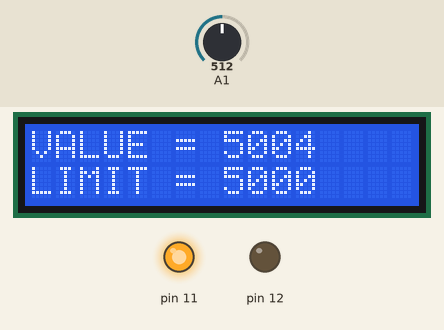
This sketch was run on a simulated Arduino Uno, built with avr-gcc and run on an emulated ATmega328P. Parts: 16×2 character LCD, output pins drawn as LEDs (lit = HIGH). Wiring (inferred from the names in the program): character LCD (HD44780): RS pin 8; E pin 9; data pin 0, pin 1, pin 2, pin 3, pin 4, pin 5, pin 6, pin 7. Inputs (shaded band) come from the test bench; at power-on: A1 = 512. Pins used as bus, display or sensor lines are not drawn.

Above: at 1.1 s.
1.2 s: A1 set to 496
At 1.9 s:
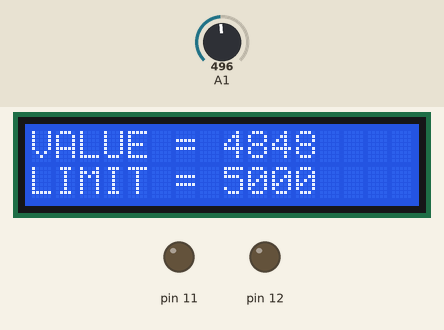
2.8 s: A1 set to 511
At 3.5 s:
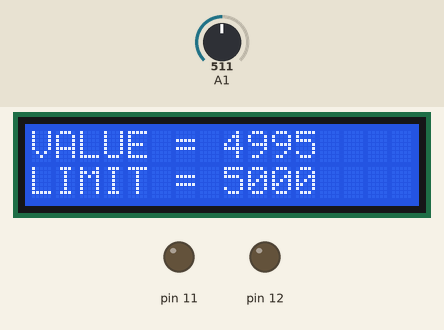
4.3 s: A1 set to 306
At 5.1 s:
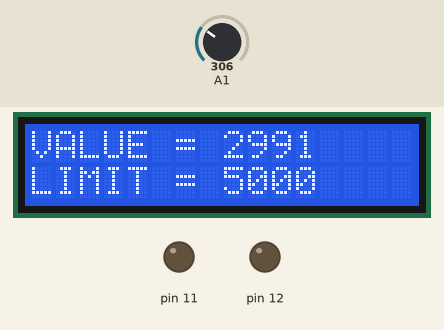
Timing chart, 0 to 7.3 s (numbered marks = the images above; inputs shaded):
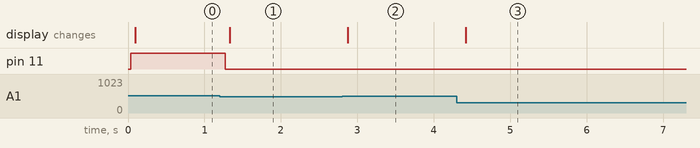

Measured:
- the behaviour switches between 512 and 511 on A1 (found by bisection; images 0 and 1)
- after the input at 1.2 s, pin 11: HIGH → LOW after 0.07 s; the display: changes after 0.13 s (image 1)
- after the input at 2.8 s, the display: changes after 0.07 s (image 2)
- after the input at 4.3 s, the display: changes after 0.12 s (image 3)

The sketch:

Project2.ino
```cpp
#include <util/delay.h>
#include "Lcd.h"
#include "LED.h"
#include "dio.h"
#include "Reg.h"
#include "Conv.h"

int main()

{
  //Initializing everything:

	LCD_Init();
  LED_Init();
  DIO_init();

  unsigned long pot_val;              //Potentiometer value
  unsigned long limit = 5000;         //Limit value
  int Button_ADD;
  int Button_SUB;
  unsigned char reading_buffer[5];    //LCD buffer
  unsigned char limit_buffer[5];      //LCD buffer limit

  while(1){

  Button_ADD = DIO_GPS('d',2);            //Assign digital pin 2 to button 1
  Button_SUB = DIO_GPS('d',3);            //Assign digital pin 3 to button 2

  pot_val = LED_Read(1);                  //Assign analog pin 1 to LCD
  unsigned long display_reading = round(((10000*pot_val)/1023));     //Simplify potentiometer value

  //BUTTONS:

  if(Button_ADD ==  HIGH)
  {
    if(limit<10000)
    {
      limit += 100;
    }
  }

  if(Button_SUB == HIGH)
  {
    if(limit>0)
    {
      limit -= 100;
    }
  }

  //LED on/off:

  if(display_reading > limit){
    DIO_SPS('b', 3 , 'h');
  }else {
    DIO_SPS('b', 3 , 'l');
  }

  //Convert numbers to string:

  Convert(display_reading, reading_buffer,10);
  Convert(limit, limit_buffer,10);

  //First LCD row:

  LCD_CMD(0x80);
	LCD_STR("VALUE = ");
  LCD_STR(reading_buffer);

  //Second LCD row:

  LCD_CMD(0xC0);
  LCD_STR("LIMIT = ");
  LCD_STR(limit_buffer);

  _delay_ms(250);
  }

	return 0;
}
```

Conv.h
```cpp
char*Convert(int num, char* str);
void reverse(char str[], int length);
```

Conv.ino
```cpp
void reverse(char str[], int length)
{
  int start = 0;
  int end = length - 1;
  while (start < end) {
      char temp = str[start];
      str[start] = str[end];
      str[end] = temp;
      end--;
      start++;
  }
}

char* Convert(int num, char* str, int base)
{
    int i = 0;
    bool isNegative = false;

    if (num == 0) {
        str[i++] = '0';
        str[i] = '\0';
        return str;
    }

    if (num < 0 && base == 10) {
        isNegative = true;
        num = -num;
    }

    while (num != 0) {
        int rem = num % base;
        str[i++] = (rem > 9) ? (rem - 10) + 'a' : rem + '0';
        num = num / base;
    }

    if (isNegative)
        str[i++] = '-';

    str[i] = '\0';

    reverse(str, i);

    return str;
}
```

LED.h
```cpp
void LED_Init(void);

unsigned short LED_Read(unsigned char channel);
```

LED.ino
```cpp
#include "LED.h"

void LED_Init(void)
{
    ADMUX = (1<<REFS0);
    ADCSRA = (1<<ADEN)|(1<<ADPS2)|(1<<ADPS1)|(1<<ADPS0);
}

unsigned short LED_Read(unsigned char ch)
{
  ch &= 0b00000111;
  ADMUX = (ADMUX & 0xF8)|ch;
  ADCSRA |= (1<<ADSC);
  while(ADCSRA & (1<<ADSC));
  return (ADC);
}
```

Reg.h
```cpp
//Set bit to 1

#define SET(reg, bit)    (reg |= (1<<bit))

//Set bit to 0

#define CLEAR(reg, bit)  (reg &= ~(1<<bit))

//Fetches Values from register

#define GET(reg, bit)    ((reg >> bit) & 1)
```

Lcd.h
```cpp
void LCD_Init (void);

void LCD_CMD(unsigned char cmnd);

void LCD_TEXT (unsigned char char_data);

void LCD_STR (char *str);

void LCD_CLR();
```

Lcd.ino
```cpp
#include "LCD.h"
#define LCD_Dir  DDRD
#define LCD_Port PORTD
#define RS_EN_Dir  DDRB
#define RS_EN_Port PORTB
#define RS PB0
#define EN PB1

void LCD_Init (void)
{
	LCD_Dir = 0xFF;
  	RS_EN_Dir |= (1 << EN) | (1 << RS);

	_delay_ms(20);

	LCD_CMD(0x02);
	LCD_CMD(0x28);
	LCD_CMD(0x0c);
	LCD_CMD(0x06);
	LCD_CMD(0x01);
	_delay_ms(2);
}

void LCD_STR (char *str)
{
	int i;
	for(i=0;str[i]!=0;i++)
		LCD_TEXT (str[i]);
	}


void LCD_CMD( unsigned char cmnd )
{
	LCD_Port = (LCD_Port & 0x0F) | (cmnd & 0xF0);
	RS_EN_Port &= ~ (1<<RS);
	RS_EN_Port |= (1<<EN);
	_delay_us(1);
	RS_EN_Port &= ~ (1<<EN);

	_delay_us(250);

	LCD_Port = (LCD_Port & 0x0F) | (cmnd << 4);
	RS_EN_Port |= (1<<EN);
	_delay_us(1);
	RS_EN_Port &= ~ (1<<EN);
	_delay_ms(2);
}

void LCD_TEXT( unsigned char data )
{
	LCD_Port = (LCD_Port & 0x0F) | (data & 0xF0);
	RS_EN_Port |= (1<<RS);
	RS_EN_Port|= (1<<EN);
	_delay_us(1);
	RS_EN_Port &= ~ (1<<EN);

	_delay_us(250);

	LCD_Port = (LCD_Port & 0x0F) | (data << 4);
	RS_EN_Port |= (1<<EN);
	_delay_us(1);
	RS_EN_Port &= ~ (1<<EN);
	_delay_ms(2);
}

void LCD_CLR()
{
	LCD_CMD (0x01);
	_delay_ms(2);
	LCD_CMD (0x80);
}
```

dio.h
```cpp
void DIO_init();

void DIO_SPD(unsigned char port, int pin, unsigned char direction);

void DIO_SPS(unsigned char port, int pin, unsigned char state);

int DIO_GPS(unsigned char port, int pin);
```

dio.ino
```cpp
#include "Reg.h"

void DIO_init(){
  DIO_SPD('b', 3 ,'o');
  DIO_SPD('b', 4 ,'o');
}

// set Pin to INPUT or OUTput
void DIO_SPD(unsigned char port, int pin, unsigned char direction){
  if (port == 'b' & pin <= 7 & pin >= 0){
    if(direction == 'o'){
      DDRB = DDRB|(1<<pin);
    }else if(direction == 'i'){
      DDRB = DDRB&!(1<<pin);
    }
  }
  if (port == 'c' & pin <= 7 & pin >= 0){
    if(direction == 'o'){
      DDRC = DDRC|(1<<pin);
    }else if(direction == 'i'){
      DDRC = DDRC&!(1<<pin);
    }
  }
  if (port == 'd' & pin <= 7 & pin >= 0){
    if(direction == 'o'){
      DDRD = DDRD|(1<<pin);
    }else if(direction == 'i'){
      DDRD = DDRD&!(1<<pin);
    }
  }
}

void DIO_SPS(unsigned char port, int pin, unsigned char state){
  if (port == 'b' & pin <= 7 & pin >= 0){
    if(state == 'h'){
      PORTB = PORTB|(1<<pin);
    }else if(state == 'l'){
      PORTB &= ~(1<<pin);
    }
  }
  if (port == 'd' & pin <= 7 & pin >= 0){
    if(state == 'h'){
      PORTD = PORTD|(1<<pin);
    }else if(state == 'l'){
      PORTD &= ~(1<<pin);
    }
  }
  if (port == 'c' & pin <= 7 & pin >= 0){
    if(state == 'h'){
      PORTC = PORTC|(1<<pin);
    }else if(state == 'l'){
      PORTC &= ~(1<<pin);
    }
  }
}

int DIO_GPS(unsigned char port, int pin){
  int state;
  switch(port){
    case 'd':
      if((pin <= 7) && (pin >= 0)){
        state = GET(PIND, pin);
      }
      break;
    case 'b':
      if((pin <= 5) && (pin >= 0)){
        state = GET(PINB, pin);
      }
      break;
  }
  return state;
}
  
```
